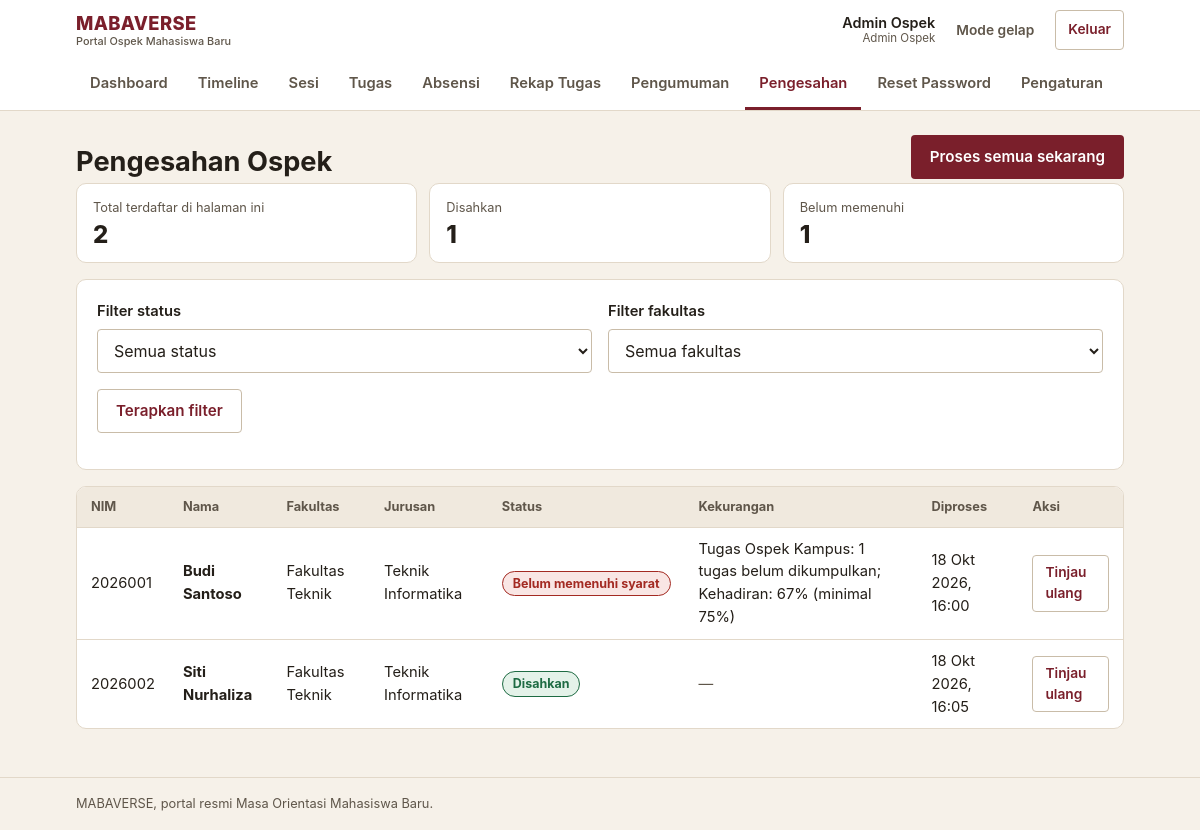
The page /admin/pengesahan (signed in) on the database its author committed.
### tables this page shows
CREATE TABLE pengesahan (
    id INT AUTO_INCREMENT PRIMARY KEY,
    user_id INT NOT NULL UNIQUE,
    status ENUM('disahkan', 'belum_memenuhi') DEFAULT 'belum_memenuhi',
    detail_kekurangan TEXT DEFAULT NULL,
    diproses_oleh INT DEFAULT NULL,
    diproses_at TIMESTAMP NULL,
    created_at TIMESTAMP DEFAULT CURRENT_TIMESTAMP,
    updated_at TIMESTAMP DEFAULT CURRENT_TIMESTAMP ON UPDATE CURRENT_TIMESTAMP,
    FOREIGN KEY (user_id) REFERENCES users(id) ON DELETE CASCADE,
    FOREIGN KEY (diproses_oleh) REFERENCES users(id) ON DELETE SET NULL
);

CREATE TABLE users (
    id INT AUTO_INCREMENT PRIMARY KEY,
    nim VARCHAR(50) UNIQUE NOT NULL,
    nama VARCHAR(255) NOT NULL,
    email VARCHAR(255) UNIQUE NOT NULL,
    password_hash VARCHAR(255) NOT NULL,
    role ENUM('maba', 'panitia', 'admin', 'superadmin') DEFAULT 'maba',
    fakultas_id INT DEFAULT NULL,
    jurusan_id INT DEFAULT NULL,
    kelompok_id INT DEFAULT NULL,
    foto_profil VARCHAR(255) DEFAULT NULL,
    no_kontak_darurat VARCHAR(20) DEFAULT NULL,
    is_active TINYINT(1) DEFAULT 1,
    created_at TIMESTAMP DEFAULT CURRENT_TIMESTAMP,
    updated_at TIMESTAMP DEFAULT CURRENT_TIMESTAMP ON UPDATE CURRENT_TIMESTAMP,
    FOREIGN KEY (fakultas_id) REFERENCES fakultas(id) ON DELETE SET NULL,
    FOREIGN KEY (jurusan_id) REFERENCES jurusan(id) ON DELETE SET NULL,
    FOREIGN KEY (kelompok_id) REFERENCES kelompok(id) ON DELETE SET NULL
);

CREATE TABLE fakultas (
    id INT AUTO_INCREMENT PRIMARY KEY,
    nama VARCHAR(255) NOT NULL,
    created_at TIMESTAMP DEFAULT CURRENT_TIMESTAMP
);

CREATE TABLE jurusan (
    id INT AUTO_INCREMENT PRIMARY KEY,
    fakultas_id INT NOT NULL,
    nama VARCHAR(255) NOT NULL,
    created_at TIMESTAMP DEFAULT CURRENT_TIMESTAMP,
    FOREIGN KEY (fakultas_id) REFERENCES fakultas(id) ON DELETE CASCADE
);

### controllers/AdminController.php (called while the page is built, shortened)
<?php
require_once __DIR__ . '/../models/Pengesahan.php';
class AdminController {
    public function pengesahan() {
        $filters = array_filter([
            'status' => $_GET['status'] ?? null,
            'fakultas_id' => $_GET['fakultas_id'] ?? null,
        ], function ($v) {
            return $v !== null && $v !== '';
        });
        $pengesahanModel = new Pengesahan();
        $list = $pengesahanModel->getAllPengesahan($filters);
        include_once __DIR__ . '/../views/admin/pengesahan.php';
    }
}

### config/database.php (called while the page is built)
<?php
require_once __DIR__ . '/config.php';
class Database {
    private static $instance = null;
    private $pdo;
    private function __construct() {
        try {
            $dsn = "mysql:host=" . DB_HOST . ";dbname=" . DB_NAME . ";charset=" . DB_CHARSET;
            $options = [
                PDO::ATTR_ERRMODE => PDO::ERRMODE_EXCEPTION,
                PDO::ATTR_DEFAULT_FETCH_MODE => PDO::FETCH_ASSOC,
                PDO::ATTR_EMULATE_PREPARES => false,
            ];
            $this->pdo = new PDO($dsn, DB_USER, DB_PASS, $options);
        } catch (PDOException $e) {
            error_log('[MABAVERSE] Koneksi database gagal: ' . $e->getMessage());
            if (defined('APP_ENV') && APP_ENV === 'production') {
                throw new RuntimeException('Layanan database sedang tidak tersedia.');
            }
            die("Koneksi database gagal: " . $e->getMessage()
                . " — periksa DB_HOST/DB_USER/DB_PASS di config/config.local.php dan pastikan MySQL berjalan.");
        }
    }
    public static function getInstance() {
        if (self::$instance === null) {
            self::$instance = new self();
        }
        return self::$instance;
    }
    public function getConnection() {
        return $this->pdo;
    }
}

### models/Pengesahan.php (called while the page is built, shortened)
<?php
require_once __DIR__ . '/../config/config.php';
class Pengesahan {
    private $db;
    public function __construct() {
        $this->db = Database::getInstance()->getConnection();
    }
    public function getAllPengesahan($filters = []) {
        $sql = "
            SELECT p.*, u.nim, u.nama, u.fakultas_id, u.jurusan_id,
                   f.nama as fakultas_nama, j.nama as jurusan_nama
            FROM pengesahan p
            INNER JOIN users u ON p.user_id = u.id
            LEFT JOIN fakultas f ON u.fakultas_id = f.id
            LEFT JOIN jurusan j ON u.jurusan_id = j.id
            WHERE 1=1
        ";
        $params = [];
        $sql .= " ORDER BY p.status DESC, u.nama ASC";
        $stmt = $this->db->prepare($sql);
        $stmt->execute($params);
        return $stmt->fetchAll();
    }
}

### config/config.php (called while the page is built, shortened)
<?php
function e($value) {
    return htmlspecialchars((string)$value, ENT_QUOTES, 'UTF-8');
}
function status_meta($status) {
    $map = [
        'hadir'             => ['Hadir', 'ok'],
        'di_luar_radius'    => ['Di luar radius', 'warn'],
        'terlambat'         => ['Terlambat', 'warn'],
        'tidak_hadir'       => ['Tidak hadir', 'danger'],
        'izin'              => ['Izin', 'info'],
        'terkumpul'         => ['Terkumpul', 'info'],
        'revisi'            => ['Perlu revisi', 'warn'],
        'diterima'          => ['Diterima', 'ok'],
        'belum_dikumpulkan' => ['Belum dikumpulkan', 'neutral'],
        'disahkan'          => ['Disahkan', 'ok'],
        'belum_memenuhi'    => ['Belum memenuhi syarat', 'danger'],
        'belum_mulai'       => ['Belum mulai', 'neutral'],
        'berlangsung'       => ['Berlangsung', 'brand'],
        'selesai'           => ['Selesai', 'ok'],
        'normal'            => ['Normal', 'neutral'],
        'penting'           => ['Penting', 'warn'],
        'mendesak'          => ['Mendesak', 'danger'],
    ];
    if (isset($map[$status])) {
        return $map[$status];
    }
    return [ucwords(str_replace('_', ' ', (string)$status)), 'neutral'];
}
function format_tanggal($datetime, $dengan_waktu = true) {
    $ts = strtotime($datetime);
    $bulan = [1 => 'Jan', 'Feb', 'Mar', 'Apr', 'Mei', 'Jun', 'Jul', 'Agu', 'Sep', 'Okt', 'Nov', 'Des'];
    $hasil = date('j', $ts) . ' ' . $bulan[(int)date('n', $ts)] . ' ' . date('Y', $ts);
    if ($dengan_waktu) {
        $hasil .= ', ' . date('H:i', $ts);
    }
    return $hasil;
}
require_once __DIR__ . '/database.php';

### views/admin/pengesahan.php (the view, shortened to what this page needs)
<?php
include __DIR__ . '/../layouts/header.php';
$filter_status = $_GET['status'] ?? '';
$filter_fakultas = $_GET['fakultas_id'] ?? '';
$jumlah_disahkan = 0;
foreach ($list as $row) {
    if ($row['status'] === 'disahkan') {
        $jumlah_disahkan++;
    }
}
?>
<div class="page-head">
    <div>
        <h1>Pengesahan Ospek</h1>
    </div>
    <div class="page-actions">
        <form method="post" action="<?= BASE_URL ?>admin/proses-semua-pengesahan" class="inline-form">
            <button type="submit" class="btn" data-confirm="Hitung ulang pengesahan seluruh mahasiswa baru sekarang?">Proses semua sekarang</button>
        </form>
    </div>
</div>
<div class="stats">
    <div class="stat">
        <p class="stat-label">Total terdaftar di halaman ini</p>
        <p class="stat-value"><?= count($list) ?></p>
    </div>
    <div class="stat">
        <p class="stat-label">Disahkan</p>
        <p class="stat-value"><?= $jumlah_disahkan ?></p>
    </div>
    <div class="stat">
        <p class="stat-label">Belum memenuhi</p>
        <p class="stat-value"><?= count($list) - $jumlah_disahkan ?></p>
    </div>
</div>
<div class="card">
    <form method="get" action="<?= BASE_URL ?>admin/pengesahan">
        <div class="form-grid">
            <div class="field">
                <label for="status">Filter status</label>
                <select id="status" name="status">
                    <option value="">Semua status</option>
                </select>
            </div>
            <div class="field">
                <label for="fakultas_id">Filter fakultas</label>
                <select id="fakultas_id" name="fakultas_id">
                    <option value="">Semua fakultas</option>
                </select>
            </div>
            <div class="field" style="align-self: end;">
                <button type="submit" class="btn btn-outline">Terapkan filter</button>
            </div>
        </div>
    </form>
</div>
<?php if (empty($list)): ?>
<div class="empty">
    <strong>Belum ada pengesahan yang diproses<?= ($filter_status || $filter_fakultas) ? ' untuk filter ini' : '' ?>.</strong>
    Klik "Proses semua sekarang" untuk menghitung status seluruh maba, atau proses per mahasiswa dari halaman Pengguna.
</div>
<?php else: ?>
<div class="table-wrap">
    <table>
        <thead>
            <tr>
                <th scope="col">NIM</th>
                <th scope="col">Nama</th>
                <th scope="col">Fakultas</th>
                <th scope="col">Jurusan</th>
                <th scope="col">Status</th>
                <th scope="col">Kekurangan</th>
                <th scope="col">Diproses</th>
                <th scope="col">Aksi</th>
            </tr>
        </thead>
        <tbody>
            <?php foreach ($list as $row): ?>
            <?php list($status_label, $status_tone) = status_meta($row['status']); ?>
            <tr>
                <td><?= e($row['nim']) ?></td>
                <td><strong><?= e($row['nama']) ?></strong></td>
                <td><?= e($row['fakultas_nama'] ?? '-') ?></td>
                <td><?= e($row['jurusan_nama'] ?? '-') ?></td>
                <td><span class="chip chip-<?= $status_tone ?>"><?= e($status_label) ?></span></td>
                <td><?= $row['detail_kekurangan'] ? e($row['detail_kekurangan']) : '<span class="muted">—</span>' ?></td>
                <td><?= e(format_tanggal($row['diproses_at'])) ?></td>
                <td>
                    <a class="btn btn-sm btn-outline" href="<?= BASE_URL ?>admin/proses-pengesahan/<?= (int)$row['user_id'] ?>">Tinjau ulang</a>
                </td>
            </tr>
            <?php endforeach; ?>
        </tbody>
    </table>
</div>
<?php endif; ?>
<?php include __DIR__ . '/../layouts/footer.php'; ?>

### assets/css/style.css (style rules this page uses)
:root { --bg: #F6F1E9; --surface: #FFFFFF; --surface-alt: #F0E9DE; --ink: #241F19; --ink-soft: #5F564A; --line: #E2D8C9; --line-strong: #C9BCA8; --brand: #7A1F2B; --brand-strong: #5E1620; --brand-soft: #F5E7E8; --brand-ink: #FFFFFF; --accent: #9A4A08; --accent-soft: #FBEEDD; --ok: #1E6B43; --ok-soft: #E4F2E9; --warn: #8A4B0F; --warn-soft: #FBEEDC; --danger: #A32A22; --danger-soft: #F9E6E4; --info: #2E5375; --info-soft: #E7EEF5; --radius-sm: 4px; --radius: 10px; --shadow-1: 0 1px 2px rgba(36, 31, 25, 0.08), 0 6px 16px rgba(36, 31, 25, 0.07); --maxw: 1080px; --font: -apple-system, BlinkMacSystemFont, "Segoe UI", Roboto, "Helvetica Neue", Arial, sans-serif; }
*, *::before, *::after { box-sizing: border-box; }
html { -webkit-text-size-adjust: 100%; }
body { margin: 0; background: var(--bg); color: var(--ink); font-family: var(--font); font-size: 16px; line-height: 1.55; }
h1, h2, h3, h4 { margin: 0 0 0.5em; line-height: 1.25; font-weight: 700; }
h1 { font-size: clamp(1.3rem, 1.1rem + 1vw, 1.7rem); }
p { margin: 0 0 1em; }
a { color: var(--brand); text-decoration-thickness: 1px; text-underline-offset: 2px; }
.muted { color: var(--ink-soft); }
.inline-form { display: inline; }
.page-head { display: flex; align-items: flex-end; justify-content: space-between; gap: 12px; flex-wrap: wrap; margin: 24px 0 4px; }
.page-head h1 { margin: 0; }
.page-actions { display: flex; gap: 8px; flex-wrap: wrap; }
.btn { display: inline-flex; align-items: center; justify-content: center; gap: 6px; min-height: 44px; padding: 10px 18px; border-radius: var(--radius-sm); border: 1px solid transparent; background: var(--brand); color: var(--brand-ink); font-family: inherit; font-size: 0.95rem; font-weight: 600; text-decoration: none; cursor: pointer; transition: background-color 120ms ease, border-color 120ms ease, color 120ms ease; }
.btn-outline { background: transparent; color: var(--brand); border-color: var(--line-strong); }
.btn-sm { min-height: 40px; padding: 6px 12px; font-size: 0.86rem; }
.card { background: var(--surface); border: 1px solid var(--line); border-radius: var(--radius); padding: 20px; margin-bottom: 16px; }
.chip { display: inline-block; padding: 2px 10px; border-radius: 999px; font-size: 0.78rem; font-weight: 700; white-space: nowrap; border: 1px solid transparent; }
.chip-ok { background: var(--ok-soft); color: var(--ok); border-color: var(--ok); }
.chip-danger { background: var(--danger-soft); color: var(--danger); border-color: var(--danger); }
.field { margin-bottom: 16px; }
.field label { display: block; font-weight: 600; margin-bottom: 6px; font-size: 0.92rem; }
.field input[type="text"], .field input[type="email"], .field input[type="password"], .field input[type="number"], .field input[type="date"], .field input[type="time"], .field input[type="datetime-local"], .field input[type="file"], .field select, .field textarea { width: 100%; padding: 10px 12px; min-height: 44px; border: 1px solid var(--line-strong); border-radius: var(--radius-sm); background: var(--surface); color: var(--ink); font-family: inherit; font-size: 1rem; }
.field select { appearance: auto; }
.form-grid { display: grid; grid-template-columns: 1fr 1fr; gap: 0 16px; }
.table-wrap { overflow-x: auto; -webkit-overflow-scrolling: touch; border: 1px solid var(--line); border-radius: var(--radius); background: var(--surface); }
table { width: 100%; min-width: 560px; border-collapse: collapse; font-size: 0.92rem; }
th, td { padding: 10px 14px; text-align: left; border-bottom: 1px solid var(--line); vertical-align: middle; }
th { background: var(--surface-alt); font-size: 0.8rem; text-transform: none; font-weight: 700; color: var(--ink-soft); white-space: nowrap; }
tr:last-child td { border-bottom: none; }
td .btn { margin: 2px 0; }
.stats { display: grid; grid-template-columns: repeat(auto-fit, minmax(160px, 1fr)); gap: 12px; margin-bottom: 16px; }
.stat { background: var(--surface); border: 1px solid var(--line); border-radius: var(--radius); padding: 14px 16px; }
.stat-label { font-size: 0.8rem; color: var(--ink-soft); margin: 0 0 4px; }
.stat-value { font-size: 1.5rem; font-weight: 800; margin: 0; line-height: 1.1; }

### rows shown on the page
pengesahan: user.nim "2026001", user.nama "Budi Santoso", fakultas.nama "Fakultas Teknik", jurusan.nama "Teknik Informatika", status_label "Belum memenuhi syarat", detail_kekurangan "Tugas Ospek Kampus: 1 tugas belum dikumpulkan; Kehadiran: 67% (minimal 75%)", diproses_at "18 Okt 2026, 16:00"
pengesahan: user.nim "2026002", user.nama "Siti Nurhaliza", fakultas.nama "Fakultas Teknik", jurusan.nama "Teknik Informatika", status_label "Disahkan", diproses_at "18 Okt 2026, 16:05"

### other values the page prints
$user_nama "Admin Ospek"
$role_label "Admin Ospek"
$label "Dashboard"
$label "Timeline"
$label "Sesi"
$label "Tugas"
$label "Absensi"
$label "Rekap Tugas"
$label "Pengumuman"
$label "Pengesahan"
$label "Reset Password"
$label "Pengaturan"
count($list) "2"
$jumlah_disahkan "1"
count($list) - $jumlah_disahkan "1"
